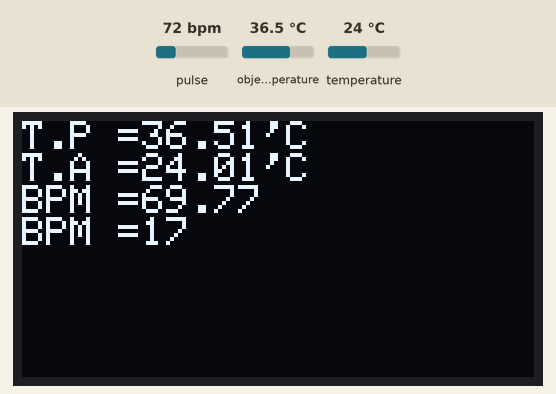
A sketch run on a simulated Arduino Uno, built with avr-gcc and run on an emulated ATmega328P. Parts: 128×64 one-colour display. The inputs (shaded band) are chosen by the test bench; at power-on: pulse 72 bpm, temperature 24 °C, object temperature 36.5 °C. What the sketch prints to the serial monitor is not drawn.

Above: at 1.2 s.
1.3 s: pulse set to 158 bpm
At 3.1 s:
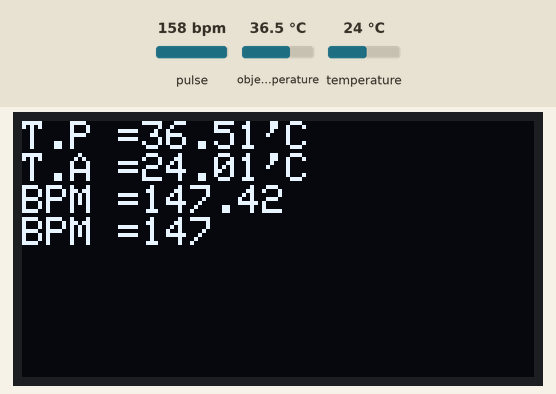
3.2 s: pulse set to 42 bpm
At 5.5 s:
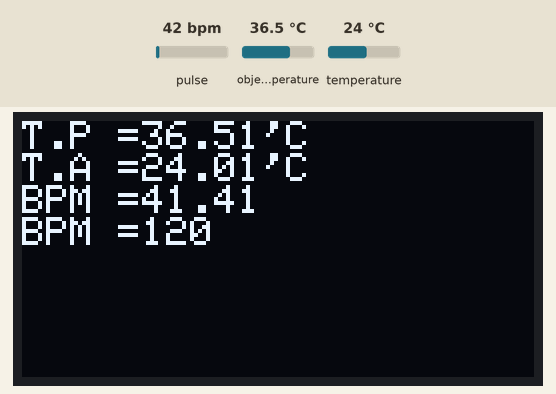
6.2 s: temperature set to 41 °C
At 8.2 s:
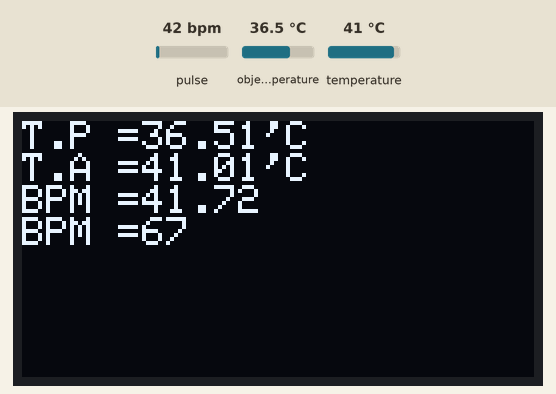
8.8 s: pulse set to 130 bpm
At 11.1 s:
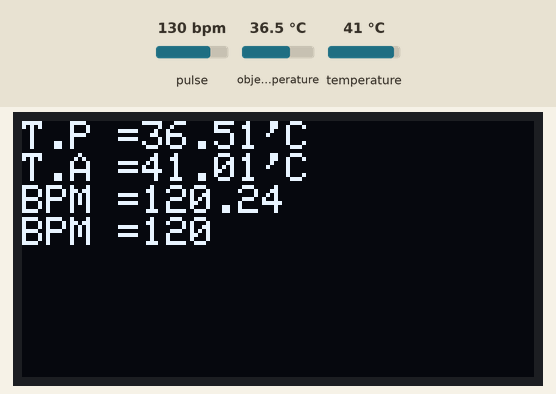
11.2 s: object temperature set to 20 °C
At 12.6 s:
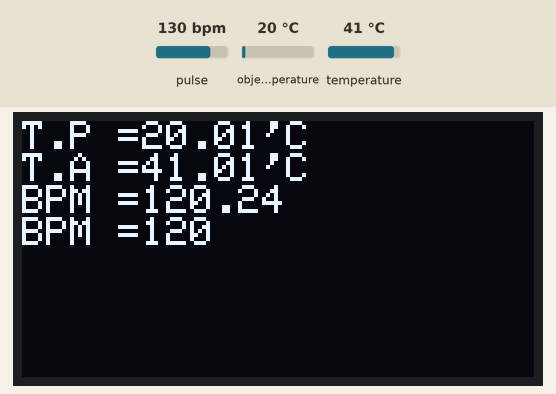
13.2 s: object temperature set to 26 °C
At 13.96 s:
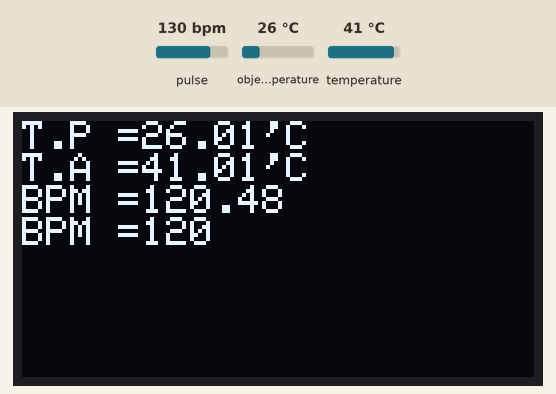
Timing chart, 0 to 16.2 s (numbered marks = the images above; inputs shaded):
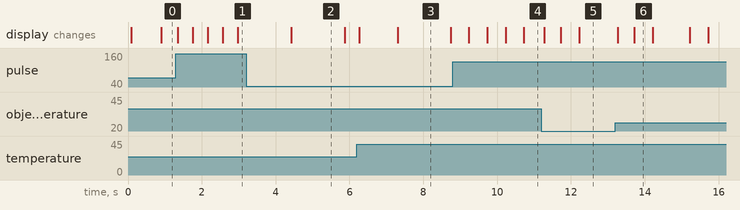

Measured:
- after the input at 8.8 s, the display: first changes after 0.43 s (image 4 shows a later state)
- after the input at 11.2 s, the display: changes after 0.07 s (image 5)
- what the display in image 2 shows lasts 1.5 s, from 4.4 s to 5.9 s
- what the display in image 6 shows lasts 0.5 s, from 13.7 s to 14.2 s

The sketch:

prueba_rapida_1.ino
```cpp
#include <Wire.h>
#include <Adafruit_SSD1306.h>
#include <Adafruit_MLX90614.h>
#define SCREEN_WIDTH 128
#define SCREEN_HEIGHT 64
#define OLED_RESET     4
#include "MAX30105.h"
#include "heartRate.h"
MAX30105 particleSensor;
const byte RATE_SIZE = 4; //Increase this for more averaging. 4 is good.
byte rates[RATE_SIZE]; //Array of heart rates
byte rateSpot = 0;
long lastBeat = 0; //Time at which the last beat occurred

float beatsPerMinute;
int beatAvg;
Adafruit_SSD1306 display(SCREEN_WIDTH, SCREEN_HEIGHT, &Wire, OLED_RESET);
Adafruit_MLX90614 mlx = Adafruit_MLX90614();
void setup() {
  Serial.begin(9600);
  mlx.begin();
  if (!display.begin(SSD1306_SWITCHCAPVCC, 0x3C)) {
    Serial.println(F("SSD1306 direccion incorrecta"));
    for (;;);
  }
  if (!particleSensor.begin(Wire, I2C_SPEED_FAST)) //Use default I2C port, 400kHz speed
  {
    Serial.println("MAX30105 was not found. Please check wiring/power. ");
    while (1);
  }
  Serial.println("Place your index finger on the sensor with steady pressure.");

  particleSensor.setup(); //Configure sensor with default settings
  particleSensor.setPulseAmplitudeRed(0x0A); //Turn Red LED to low to indicate sensor is running
  particleSensor.setPulseAmplitudeGreen(0); //Turn off Green LED


}

void loop() {
  long irValue = particleSensor.getIR();

  if (checkForBeat(irValue) == true)
  {
    //We sensed a beat!
    long delta = millis() - lastBeat;
    lastBeat = millis();

    beatsPerMinute = 60 / (delta / 1000.0);

    if (beatsPerMinute < 255 && beatsPerMinute > 20)
    {
      rates[rateSpot++] = (byte)beatsPerMinute; //Store this reading in the array
      rateSpot %= RATE_SIZE; //Wrap variable

      //Take average of readings
      beatAvg = 0;
      for (byte x = 0 ; x < RATE_SIZE ; x++)
        beatAvg += rates[x];
      beatAvg /= RATE_SIZE;
    }
  }

  Serial.print("IR=");
  Serial.print(irValue);
  Serial.print(", BPM=");
  Serial.print(beatsPerMinute);
  Serial.print(", Avg BPM=");
  Serial.print(beatAvg);
  if (irValue < 50000) {
    Serial.print(" No finger?");

  }

  Serial.println();
  display.clearDisplay();
  display.setTextSize(1.8);
  display.setTextColor(SSD1306_WHITE);
  display.setCursor(0, 0);
  display.print("T.P =");
  display.print(mlx.readObjectTempC());
  display.println("'C");
  display.print("T.A =");
  display.print(mlx.readAmbientTempC());
  display.println("'C");
  display.print("BPM =");
  display.print(beatsPerMinute);
  display.println("");
  display.print("BPM =");
  display.print(beatAvg);
  display.println("");
  display.display();      // Show initial text
 // delay(100);
}
```
